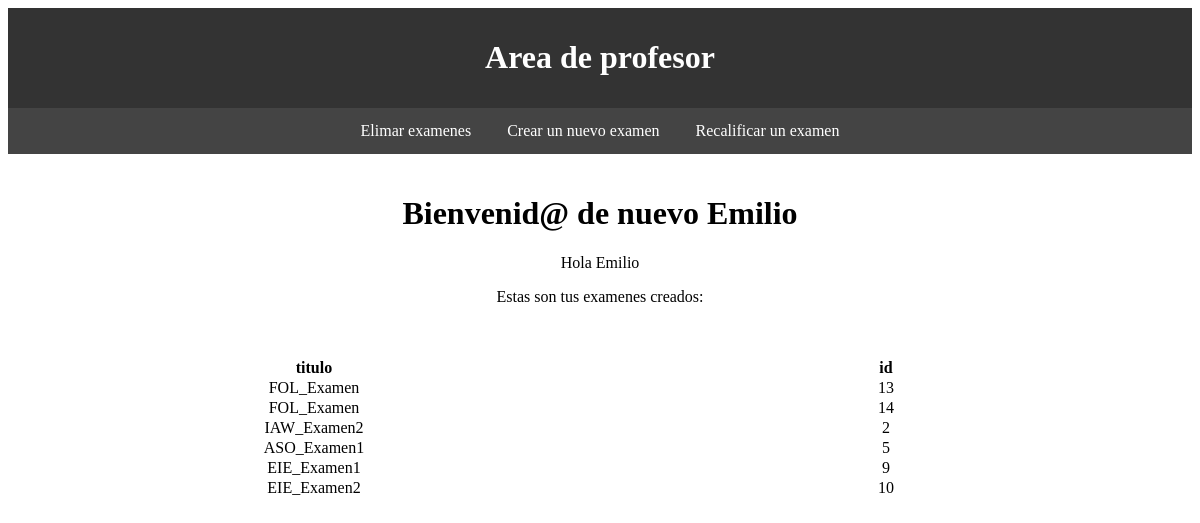
Screenshot of /profesor/principalP.php (signed in) with the database file from the repository.
### tables this page shows
CREATE TABLE Examenes (
  id INT AUTO_INCREMENT PRIMARY KEY,
  titulo TEXT,
  grupo INT,
  puntuacionTotal INT,
  borrado BOOLEAN,
  creador varchar(40),
  FOREIGN KEY (creador) REFERENCES Usuarios(correo),
  FOREIGN KEY(grupo) REFERENCES Grupos (id)
);

### profesor/principalP.php (the view, shortened to what this page needs)
<!DOCTYPE html>
<html lang="es">
<head>
	</head>
	<body>
    <div id="encabezado">
      <h1>Area de profesor<?php ?></h1>
    </div>
    <div id="barra-navegacion">
      <a href="EliminarExamenP.php">Elimar examenes</a>
      <a href="CrearExamenP.php">Crear un nuevo examen</a>
	  <a href="RecalificarExamenP.php">Recalificar un examen</a>
    </div>
    <div id="contenido">
	    <h1>Bienvenid@ de nuevo <?php session_start(); echo $_SESSION['nombre']?> </h1>
	  <?php
	  	include("../db.php");
		  if ($_SESSION["tipoUsuario"] == "2" || $_SESSION["tipoUsuario"] == "3") {
				echo "<p> Hola " . $_SESSION['nombre'] . "</p> ";
				echo "<p>Estas son tus examenes creados:</p></br>";
				$sql = "SELECT examenes.borrado as borrado, examenes.id as id, examenes.titulo as titulo
				from examenes INNER JOIN examenes_usuarios on examenes.id = examenes_usuarios.examen
				INNER JOIN usuarios on examenes_usuarios.usuario = usuarios.correo where examenes.creador = '" . $_SESSION['correo'] . "' ";
				$resultado = mysqli_query($conn, $sql);
				if (mysqli_num_rows($resultado) > 0) {
					echo "<table>";
						echo "<tr>";
							echo '<th scope="col"> titulo</th>';
							echo '<th scope="col"> id</th>';
						echo "</tr></br>";
					while($row = mysqli_fetch_assoc($resultado)) {
						if ($row["borrado"] == 0) {
						echo "<tr>";
							echo "<td>" . $row["titulo"] . "</td>";
							echo "<td>" . $row["id"] . "</td>";
						echo "</tr>";
						}
					}
					echo "</table>";
				}
		} else {
			echo "<p>Algo no ha ido como debería.</p>";
			echo "<a href='../login.php'>Vuelve a registrarte.</a>";
		}
		?>
	</div>
	</body>
</html>

### profesor/principalP.php (style rules this page uses)
#encabezado { background-color: #333; color: #fff; padding: 10px; text-align: center; }
#barra-navegacion { background-color: #444; color: #fff; overflow: hidden; text-align: center; }
#barra-navegacion a { display: inline-block; color: #fff; padding: 14px 16px; text-decoration: none; }
#contenido { padding: 20px; text-align: center; }
table { table-layout: fixed; width: 100%; border-collapse: collapse; }
td { text-align: center; }

### rows the page displays
examenes: titulo "FOL_Examen", id "13"
examenes: titulo "FOL_Examen", id "14"
examenes: titulo "IAW_Examen2", id "2"
examenes: titulo "ASO_Examen1", id "5"
examenes: titulo "EIE_Examen1", id "9"
examenes: titulo "EIE_Examen2", id "10"

### other values shown
$_SESSION['nombre'] "Emilio"
